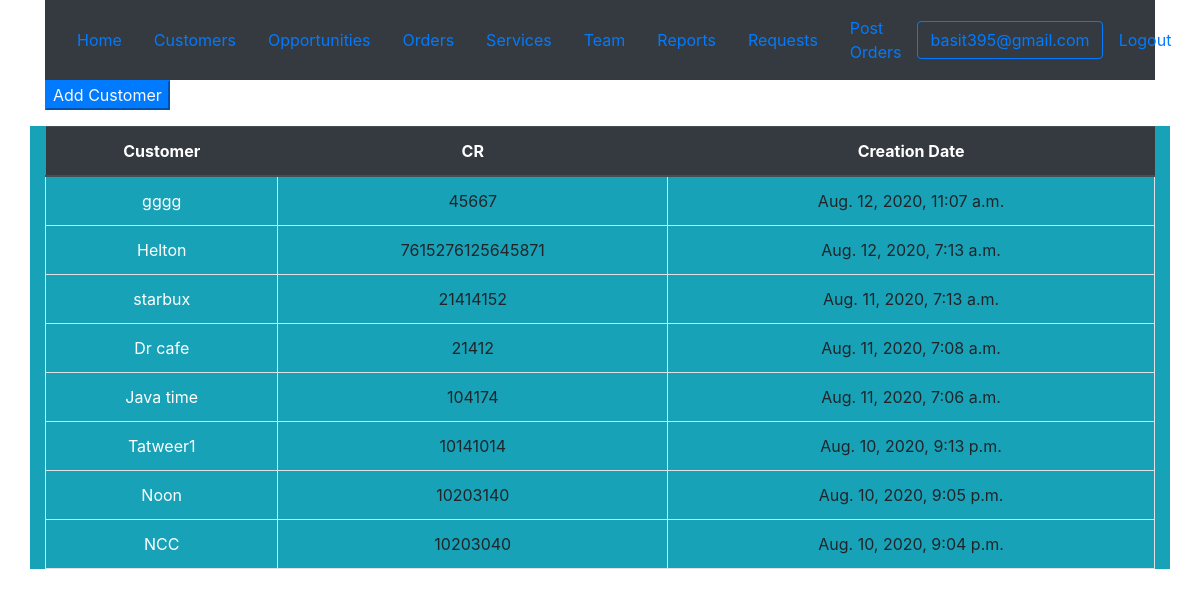
Page /crmapp/ (signed in) on the committed database.
### crmapp/models.py (models this page shows, shortened)
class customer(models.Model):
    creator = models.ForeignKey(User,blank=True,null=True,on_delete=models.CASCADE,related_name='user_customers',verbose_name ='Creator')
    customername = models.CharField("Customer Name",max_length=100,null=True)
    cr = models.IntegerField(null = True,blank = True, unique=True)
    activity  = models.CharField(max_length=100,blank=True)
    no_of_employees = models.IntegerField(null = True,blank = True)
    branches = models.IntegerField(null = True,blank = True)
    district  = models.CharField(max_length = 100,blank = True)
    street  = models.CharField(max_length=100,blank=True)
    phone = models.IntegerField(null = True,blank = True)
    email = models.EmailField(null = True,blank = True)
    current_services = models.CharField(max_length=1000,blank=True)
    notes = models.CharField(max_length=1000,blank=True)
    creationdate = models.DateTimeField("Creation Date",auto_now_add=True)
    updatedate = models.DateTimeField("Update Date",auto_now=True)

### crmapp/views.py (the view)
# urls.py: path('', views.index, name='index'),
@login_required
def index(request):
    customerslist = customer.objects.all().order_by('-creationdate')
    context = {'customerslist':customerslist}
    return render(request, 'crmapp/index.html',context)

### crmapp/templates/crmapp/index.html
{% extends 'crmapp/base.html' %}
{% block content %}
<div class="container">
  <button  class="btn-primary text-light mb-3"><a class="text-light "href="{% url 'customernew' %}">Add Customer</a></button>
</div>
<div class="container  bg-info">
{% if customerslist %}
<table class="table ">
    <thead class="thead-dark">
  <tr>
    <th class="text-center">Customer</th>
    <th class="text-center">CR</th>
    <th class="text-center">Creation Date</th>
  </tr>
  {% for customer in customerslist %}
  <tr>
  <td class="border text-center"><a href="{% url 'customerdetail' pk=customer.id %}" class="text-white">{{customer.customername}}</a></td>
  <td class="border text-center">{{customer.cr}}</td>
  <td class="border text-center">{{customer.creationdate}}</td>
  </tr>
  {% endfor %}
</table>
{% endif %}
</div>
  {% endblock %}

### crmapp/templates/crmapp/base.html (shortened to what this page needs)
<!DOCTYPE html>
<html lang="en" dir="ltr">
  <head>
<link rel="stylesheet" href="https://stackpath.bootstrapcdn.com/bootstrap/4.5.0/css/bootstrap.min.css">
</head>
  <body>
  <div class="container">
  <nav class="navbar navbar-expand-lg navbar-light bg-dark">
    <a class="nav-link" href="{% url 'home' %}">Home<span class="sr-only">(current)</span></a>
    <a class="nav-link" href="{% url 'customerslist' %}"> Customers <span class="sr-only">(current)</span></a>
    <a class="nav-link" href="{% url 'opportunitylist' %}"> Opportunities <span class="sr-only">(current)</span></a>
    <a class="nav-link" href="{% url 'order' %}">Orders<span class="sr-only">(current)</span></a>
    <a class="nav-link" href="{% url 'servicelist' %}">Services<span class="sr-only">(current)</span></a>
    <a class="nav-link" href="{% url 'stafflist' %}">Team <span class="sr-only">(current)</span></a>
    <a class="nav-link" href="">Reports<span class="sr-only">(current)</span></a>
    <a class="nav-link" href="{% url 'suggestion' %}">Requests<span class="sr-only">(current)</span></a>
    <a class="nav-link" href="{% url 'orderpost' %}">Post Orders<span class="sr-only">(current)</span></a>
    {% if user.username %}
    <button  class="btn btn-outline-primary">{{user.username}}</a></button>
    <a class="nav-link" href="{% url 'logout' %}">Logout<span class="sr-only">(current)</span></a>
    {% else %}
    <a class="nav-link" href="{% url 'login' %}">Login<span class="sr-only">(current)</span></a>
    {% endif %}
  </nav>
</div>
{% block content %}
  {% endblock %}
  </body>
</html>

### rows in the picture
customer: customername "gggg", cr "45667", creationdate "Aug. 12, 2020, 11:07 a.m."
customer: customername "Helton", cr "7615276125645871", creationdate "Aug. 12, 2020, 7:13 a.m."
customer: customername "starbux", cr "21414152", creationdate "Aug. 11, 2020, 7:13 a.m."
customer: customername "Dr cafe", cr "21412", creationdate "Aug. 11, 2020, 7:08 a.m."
customer: customername "Java time", cr "104174", creationdate "Aug. 11, 2020, 7:06 a.m."
customer: customername "Tatweer1", cr "10141014", creationdate "Aug. 10, 2020, 9:13 p.m."
customer: customername "Noon", cr "10203140", creationdate "Aug. 10, 2020, 9:05 p.m."
customer: customername "NCC", cr "10203040", creationdate "Aug. 10, 2020, 9:04 p.m."

### other values in the picture
{{ user.username }} "basit395@gmail.com"
